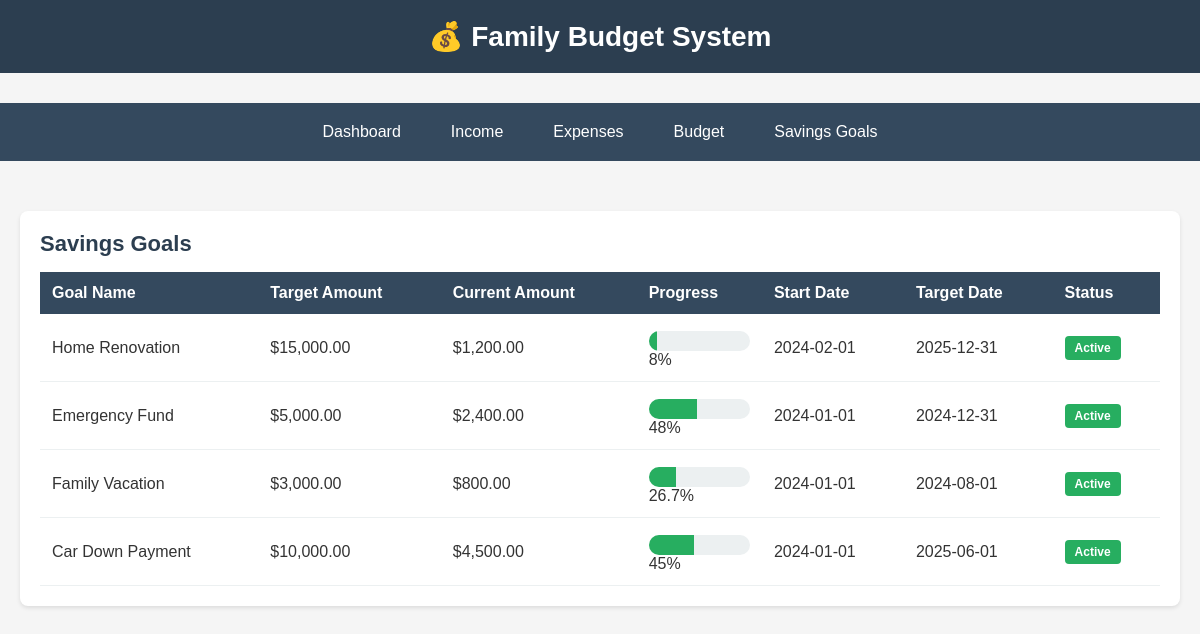
Page /pages/savings.php on the committed database.
### tables this page shows
CREATE TABLE savings_goals (
    goal_id INT,
    goal_name VARCHAR(100),
    target_amount DECIMAL(10, 2),
    current_amount DECIMAL(10, 2),
    start_date DATE,
    target_date DATE,
    status VARCHAR(20),
    description VARCHAR(255)
);

### pages/savings.php (the view, shortened to what this page needs)
<?php
include '../includes/db_connect.php';
$goals = mysqli_query($conn, "SELECT * FROM savings_goals ORDER BY start_date DESC");
?>
<!DOCTYPE html>
<html>
<head>
    <link rel="stylesheet" href="../css/style.css">
</head>
<body>
    <header>
        <h1>💰 Family Budget System</h1>
    </header>
    <nav>
        <ul>
            <li><a href="../index.php">Dashboard</a></li>
            <li><a href="income.php">Income</a></li>
            <li><a href="expenses.php">Expenses</a></li>
            <li><a href="budget.php">Budget</a></li>
            <li><a href="savings.php">Savings Goals</a></li>
        </ul>
    </nav>
    <div class="container">
        <div class="card">
            <h2>Savings Goals</h2>
            <table>
                <tr>
                    <th>Goal Name</th>
                    <th>Target Amount</th>
                    <th>Current Amount</th>
                    <th>Progress</th>
                    <th>Start Date</th>
                    <th>Target Date</th>
                    <th>Status</th>
                </tr>
                <?php while($goal = mysqli_fetch_assoc($goals)):
                    $progress = ($goal['current_amount'] / $goal['target_amount']) * 100;
                ?>
                <tr>
                    <td><?php echo $goal['goal_name']; ?></td>
                    <td>$<?php echo number_format($goal['target_amount'], 2); ?></td>
                    <td>$<?php echo number_format($goal['current_amount'], 2); ?></td>
                    <td>
                        <div class="progress-bar">
                            <div class="progress-fill" style="width: <?php echo $progress; ?>%"></div>
                        </div>
                        <?php echo round($progress, 1); ?>%
                    </td>
                    <td><?php echo $goal['start_date']; ?></td>
                    <td><?php echo $goal['target_date']; ?></td>
                    <td>
                        <?php if($goal['status'] == 'Active'): ?>
                            <span class="badge badge-success"><?php echo $goal['status']; ?></span>
                        <?php else: ?>
                            <span class="badge badge-warning"><?php echo $goal['status']; ?></span>
                        <?php endif; ?>
                    </td>
                </tr>
                <?php endwhile; ?>
            </table>
        </div>
    </div>
</body>
</html>

### css/style.css (style rules this page uses)
* { margin: 0; padding: 0; box-sizing: border-box; }
body { font-family: Arial, sans-serif; background-color: #f5f5f5; color: #333; }
.container { max-width: 1200px; margin: 0 auto; padding: 20px; }
header { background-color: #2c3e50; color: white; padding: 20px; text-align: center; margin-bottom: 30px; }
header h1 { font-size: 28px; }
nav { background-color: #34495e; padding: 10px; margin-bottom: 30px; }
nav ul { list-style: none; display: flex; gap: 20px; justify-content: center; }
nav a { color: white; text-decoration: none; padding: 10px 15px; display: block; }
.card { background-color: white; padding: 20px; margin-bottom: 20px; border-radius: 8px; box-shadow: 0 2px 4px rgba(0,0,0,0.1); }
.card h2 { color: #2c3e50; margin-bottom: 15px; font-size: 22px; }
table { width: 100%; border-collapse: collapse; background-color: white; }
table th { background-color: #34495e; color: white; padding: 12px; text-align: left; }
table td { padding: 12px; border-bottom: 1px solid #ecf0f1; }
.progress-bar { width: 100%; height: 20px; background-color: #ecf0f1; border-radius: 10px; overflow: hidden; margin-top: 5px; }
.progress-fill { height: 100%; background-color: #27ae60; transition: width 0.3s; }
.badge { display: inline-block; padding: 5px 10px; border-radius: 4px; font-size: 12px; font-weight: bold; }
.badge-success { background-color: #27ae60; color: white; }

### rows in the picture
savings_goals: goal_name "Home Renovation", target_amount "15,000.00", current_amount "1,200.00", progress "8", start_date "2024-02-01", target_date "2025-12-31", status "Active"
savings_goals: goal_name "Emergency Fund", target_amount "5,000.00", current_amount "2,400.00", progress "48", start_date "2024-01-01", target_date "2024-12-31", status "Active"
savings_goals: goal_name "Family Vacation", target_amount "3,000.00", current_amount "800.00", progress "26.7", start_date "2024-01-01", target_date "2024-08-01", status "Active"
savings_goals: goal_name "Car Down Payment", target_amount "10,000.00", current_amount "4,500.00", progress "45", start_date "2024-01-01", target_date "2025-06-01", status "Active"
